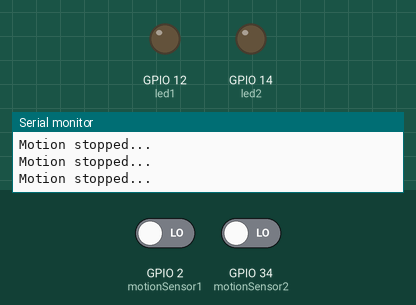
Bench run of a sketch on a simulated ESP32. Parts: output pins drawn as LEDs (lit = HIGH), the last lines printed to the serial monitor. The inputs (shaded band) are chosen by the test bench; at power-on: GPIO 2 (motionSensor1) LOW, GPIO 34 (motionSensor2) LOW. WiFi joins after 1.5 s; servers stay silent unless stated; uploads are accepted with an empty reply.

Above: at 2.7 s.
2.8 s: GPIO 2 (motionSensor1) driven HIGH
At 3.6 s:
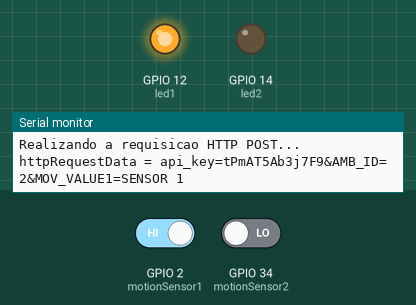
Timing chart, 0 to 5.8 s (numbered marks = the images above; inputs shaded):
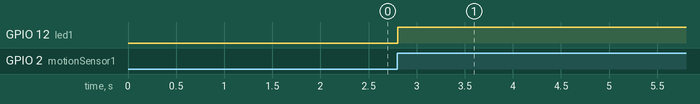

Measured:
- after the input at 2.8 s, GPIO 12 (led1): LOW → HIGH at once

The sketch:

Esp-Test-MySQL-PHP.ino
```cpp
// Bibliotecas para Inclusão do Wifi e HTTP Request pelo ESP
#ifdef ARDUINO_ARCH_ESP32
  #include <WiFi.h>
  #include <HTTPClient.h>
#else
  #include <ESP8266WiFi.h>
  #include <ESP8266HTTPClient.h>
  #include <WiFiClient.h>
#endif

// Credenciais da Rede Wifi
const char* ssid = "Wifi-Name";
const char* password = "Wifi-Password";

// Variáveis Globais para Conexão ao Wifi e ao HTTP
boolean wifiConnected = false;
WiFiClient clientWifi;
String httpRequestData;
const int  port = 80;
unsigned long timeout;

// Variáveis para Conexão ao serviço HTTP
const char server[] = "breno.mktstudio.com.br";           // Domínio: example.com, maker.ifttt.com, etc
const char resource[] = "/tcc-melissa/post-esp-data.php"; // Caminho: /post-data.php

// API Key é uma chave para manter compatibilidade com o serviço utilizado para garantir que ele tem permissão de conexão
// Esta mesma chave deve ser validada no Serviço utilizado
String apiKeyValue = "tPmAT5Ab3j7F9";

//variables for the ESP
int motionSensor1 = 2;
int motionSensor2 = 34;
int led1 = 12;
int led2 = 14;

int lastMovement1 = 0;
int lastMovement2 = 0;

void turnOnLEDAndPIR()
{
pinMode(motionSensor1, INPUT);
pinMode(motionSensor2, INPUT);
pinMode(led1, OUTPUT);
pinMode(led2, OUTPUT);
}

//Função connectWifihanged(): Controla conexão Wifi
boolean connectWifi()
{
  boolean state = true;
  int i = 0;

  WiFi.mode(WIFI_STA);
  WiFi.begin(ssid, password);
  Serial.println("");
  Serial.println("Conectando ao Wifi...");

  // Wait for connection
  Serial.print("Conectando...");
  while (WiFi.status() != WL_CONNECTED) {
    delay(500);
    Serial.print(".");
    if (i > 20) {
      state = false; break;
    }
    i++;
  }
  Serial.println("");
  if (state) {
    Serial.print("Conectado ao ");
    Serial.println(ssid);
    Serial.print("Endereço IP: ");
    Serial.println(WiFi.localIP());
  }else {
    Serial.println("Falha de Conexão ao Wifi.");
  }
  return state;
}

// Função connectHTTPServer(): Realiza a Conexão ao Servidor que será utilizado para Requisição HTTP
void connectHTTPServer() {
  Serial.println();
  Serial.println("/********************/");
  Serial.print("Conectando ao Servidor Web: ");
  Serial.print(server);
  Serial.println();

  if (!clientWifi.connect(server, port)) {
    Serial.println("Falha na Conexão ao Servidor Web.....");
  }else{
    Serial.println("Conectado ao Servidor Web....");
  }
  Serial.println("/********************/");
}

// Função doPostRequisition(): Realiza a requisição HTTP POST passando os parâmetros necessários ao serviço
void doPostRequisition(void) {
  connectHTTPServer();
  Serial.println("Realizando a requisicao HTTP POST...");
  Serial.print("httpRequestData = ");
  Serial.println(httpRequestData);
  Serial.println();

  // Realizando a Requisiçao HTTP POST pela Rede Wifi
  clientWifi.print(String("POST ") + resource + " HTTP/1.1\r\n");
  clientWifi.print(String("Host: ") + server + "\r\n");
  clientWifi.println("Connection: close");
  clientWifi.println("Content-Type: application/x-www-form-urlencoded; charset=UTF-8");
  clientWifi.print("Content-Length: ");
  clientWifi.println(httpRequestData.length());
  clientWifi.println();
  clientWifi.println(httpRequestData);

  while (clientWifi.connected() && millis() - timeout < 2000L) {
    // Print available data (HTTP response from server)
    while (clientWifi.available()) {
      char c = clientWifi.read();
      Serial.print(c);
      timeout = millis();
    }
  }
}

void setup() {
  Serial.begin(115200);

  turnOnLEDAndPIR();

  // Conexão Wifi
  wifiConnected = connectWifi();

  if (!wifiConnected)
  {
    while (1)
    {
      Serial.println("Não é possível conectar ao Wifi. Por favor, verifique os dados e reinicie o ESP.");
      delay(2500);
    }
  }
}

void loop() {

  lastMovement1 = digitalRead(motionSensor1);
  lastMovement2 = digitalRead(motionSensor2);

  if(lastMovement1 == HIGH && wifiConnected) {
     Serial.println("Motion detected!!! (Sensor 1)");
     digitalWrite(led1, HIGH);

     if(wifiConnected){
      httpRequestData = "api_key=" + apiKeyValue + "&AMB_ID=2" + "&MOV_VALUE1=SENSOR 1";
      doPostRequisition();
      delay(10000);
      }
  } else if(lastMovement2 == HIGH && wifiConnected) {
     Serial.println("Motion detected!!! (Sensor 2)");
     digitalWrite(led2, HIGH);

     if(wifiConnected){
      httpRequestData = "api_key=" + apiKeyValue + "&AMB_ID=3" + "&MOV_VALUE1=SENSOR 2";
      doPostRequisition();
      delay(10000);
      }
  } else {
     Serial.println("Motion stopped...");
     digitalWrite(led1, LOW);
     digitalWrite(led2, LOW);
  }
}
```
